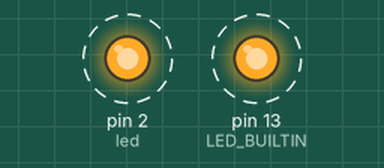
Simulated run of this sketch. Board: Arduino Uno, built with avr-gcc and run on an emulated ATmega328P. On the bench: output pins drawn as LEDs (lit = HIGH). Dashed ring = blinking.

Above: at 0.5 s.
Timing chart, 0 to 4.6 s (numbered marks = the images above):
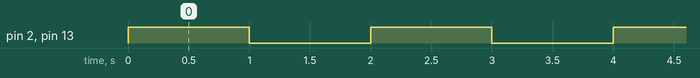

The sketch:

BlinkBuiltinLED.ino
```cpp
 /***
  * led- is the Digital pin that I've  connected my external LED.
  * LED_BUILTIN- is a Built in LED that's on the Arduino UNO Board.
  * pinMode- a function used to declare what a certain pin act as e.g OUTPUT or INPUT.
  * digitalWrite-  function is used to set the state of a digital pin on an Arduino board e.g. HIGH or LOW.
  * delay-  function in Arduino is used to pause the execution of a program for a specified amount of time in milliseconds
  */
 int led = 2;
void setup() {
  // put your setup code here, to run once:
 pinMode(led,OUTPUT);
 pinMode(LED_BUILTIN,OUTPUT);
}

void loop() {
  // put your main code here, to run repeatedly:
  digitalWrite(LED_BUILTIN,HIGH); // Here I used the default BuiltIn LED
  digitalWrite(led,HIGH); // Here I used an external LED
  delay(1000);
  digitalWrite(LED_BUILTIN,LOW);
  digitalWrite(led,LOW);
  delay(1000);
}
```

Measured:
- by itself, pin 2 (led), pin 13 (LED_BUILTIN): alternates HIGH for 1.0 s and LOW for 1.0 s
